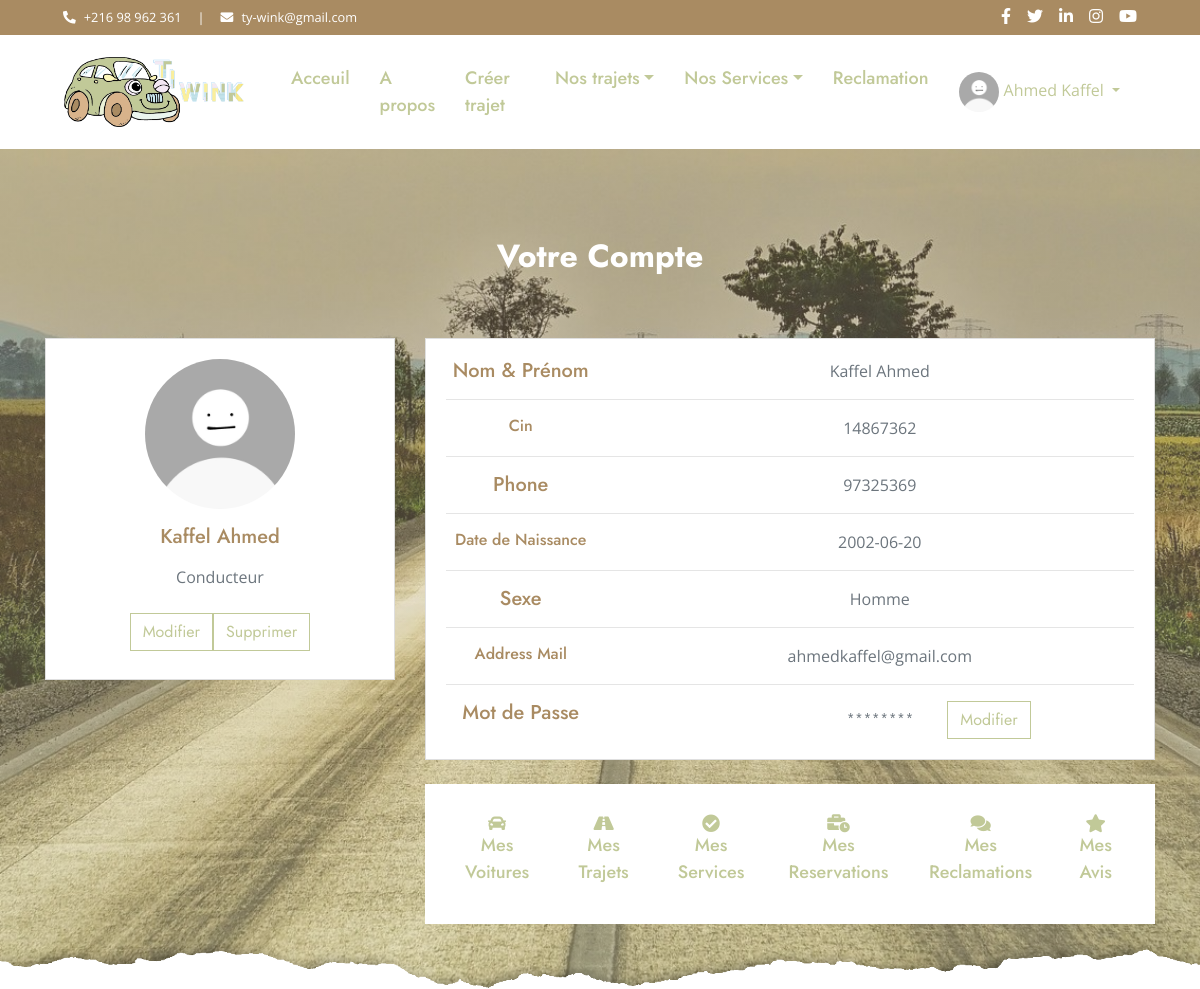
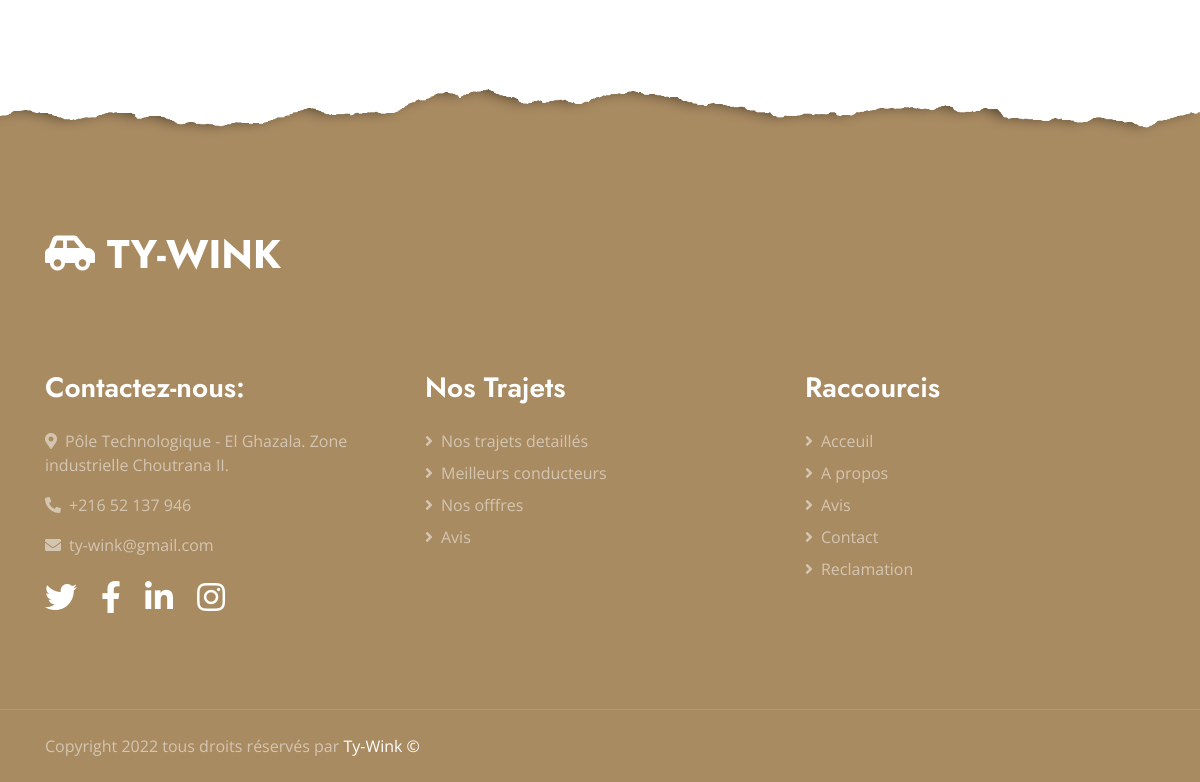
The page /view/compteclient.php (signed in) on the database its author committed (2 pictures, top to bottom).
### tables this page shows
CREATE TABLE `user` (
  `cin` int(11) NOT NULL,
  `nom` varchar(30) NOT NULL,
  `prenom` varchar(30) NOT NULL,
  `phone` int(11) NOT NULL,
  `dob` date NOT NULL,
  `sexe` int(11) NOT NULL,
  `email` varchar(40) NOT NULL,
  `mdp` varchar(32) NOT NULL,
  `nbpassager` int(11) DEFAULT NULL,
  `nbvoiture` int(11) DEFAULT NULL,
  `nbconduire` int(11) DEFAULT NULL,
  `pdp` int(11) NOT NULL,
  `service1` int(11) DEFAULT NULL,
  `service2` int(11) DEFAULT NULL,
  `service3` int(11) DEFAULT NULL,
  `tarif` int(11) DEFAULT NULL
);

### controller/userc.php (called while the page is built, shortened)
<?php
class userc
{
    public function listusers ()
    {
        $sql='SELECT * FROM user';
        $base= config::getConnexion();
        try
            {
                $liste = $base->query($sql);
                return $liste;
            }
      catch(PDOException $e)
           { die('erreur:' . $e->getMessage());}
    }
}
?>

### view/compteclient.php (the view, shortened to what this page needs)
<html>
<head>
    <link href="https://cdnjs.cloudflare.com/ajax/libs/font-awesome/5.10.0/css/all.min.css" rel="stylesheet">
    <link href="../lib/owlcarousel/assets/owl.carousel.min.css" rel="stylesheet">
    <link href="../css/style.css" rel="stylesheet">
</head>
<body>
    <div class="container-fluid bg-dark">
        <div class="row py-2 px-lg-5">
            <div class="col-lg-6 text-center text-lg-left mb-2 mb-lg-0">
                <div class="d-inline-flex align-items-center text-white">
                    <small><i class="fa fa-phone-alt mr-2"></i>+216 98 962 361</small>
                    <small class="px-3">|</small>
                    <small><i class="fa fa-envelope mr-2"></i>ty-wink@gmail.com</small>
                </div>
            </div>
            <div class="col-lg-6 text-center text-lg-right">
                <div class="d-inline-flex align-items-center">
                    <a class="text-white px-2" href="https://www.facebook.com/hayder.abdellaoui.9">
                        <i class="fab fa-facebook-f"></i>
                    </a>
                    <a class="text-white px-2" href="https://www.facebook.com/hayder.abdellaoui.9">
                        <i class="fab fa-twitter"></i>
                    </a>
                    <a class="text-white px-2" href="https://www.facebook.com/hayder.abdellaoui.9">
                        <i class="fab fa-linkedin-in"></i>
                    </a>
                    <a class="text-white px-2" href="https://www.facebook.com/hayder.abdellaoui.9">
                        <i class="fab fa-instagram"></i>
                    </a>
                    <a class="text-white pl-2" href="https://www.facebook.com/hayder.abdellaoui.9">
                        <i class="fab fa-youtube"></i>
                    </a>
                </div>
            </div>
        </div>
    </div>
<?php
include 'headerClient.php';
include '../controller/userc.php';
if($_SESSION!=null)
{
$userc= new userc();
$list = $userc->listusers();
foreach ($list as $user)
 { if ($user['cin']==$_SESSION["cin"])
    {
        if (($user['nbpassager']==null) && ($user['nbconduire']==null))
                                                $type='Client';
                                                else if (($user['nbpassager']!=null) && ($user['nbconduire']==null))
                                                $type='Passager';
                                                else if (($user['nbpassager']==null) && ($user['nbconduire']!=null))
                                                $type='Conducteur';
                                                else $type='Conducteur
                                                            Passager';
        if ($user['sexe']==0)
        $sexe='Femme';
        else $sexe='Homme';
        $nbpdp=$_SESSION["pdp"];
?>
<div class="jumbotron jumbotron-fluid position-relative overlay-bottom " style="margin-bottom: 80px;">
  <div class="container my-0 py-0 " >
    <div class="row " >
      <div class="container text-center my-0 py-0">
            <h2 class="text-white mt-4 mb-4">Votre Compte <br><br></h2>
</div>
    </div>
    <div class="row">
      <div class="col-lg-4">
        <div class="card mb-4">
          <div class="card-body text-center">
            <img src="../img/avatar<?=$nbpdp;?>.png" alt="avatar<?=$nbpdp;?>"
              class="rounded-circle img-fluid" style="width: 150px;">
            <h5 class="my-3"><?= $user['nom'];?>  <?= $user['prenom'];?></h5>
            <p class="text-muted mb-4"><?= $type?></p>
            <div class="d-flex justify-content-center mb-2">
            <a href="modifierclient.php"><button type="button" class="btn btn-outline-primary" value="update">Modifier</button></a>
            <?php if ($user['cin']!='33355544') { ?><a href="supprimerclient.php"><button type="button" class="btn btn-outline-primary ms-1">Supprimer</button></a><?php }?>
            </div>
          </div>
        </div>
      </div>
      <div class="col-lg-8">
        <div class="card mb-4">
          <div class="card-body">
            <div class="row">
              <div class="col-sm-3 text-center">
              <h5 class="my-0">Nom & Prénom</h5>
              </div>
              <div class="col-sm-9 text-center">
                <p class="text-muted mb-0"><?= $user['nom'];?>  <?= $user['prenom'];?></p>
              </div>
            </div>
            <hr>
            <div class="row">
              <div class="col-sm-3 text-center">
              <h6 class="my-0">Cin</h6>
              </div>
              <div class="col-sm-9 text-center">
                <p class="text-muted mb-0"><?= $user['cin'];?></p>
              </div>
            </div>
            <hr>
            <div class="row">
              <div class="col-sm-3 text-center">
              <h5 class="my-0">Phone</h5>
              </div>
              <div class="col-sm-9 text-center">
                <p class="text-muted mb-0"><?= $user['phone'];?></p>
              </div>
            </div>
            <hr>
            <div class="row">
              <div class="col-sm-3 text-center">
              <h6 class="my-0">Date de Naissance</h6>
              </div>
              <div class="col-sm-9 text-center">
                <p class="text-muted mb-0"><?= $user['dob'];?></p>
              </div>
            </div>
            <hr>
            <div class="row">
              <div class="col-sm-3 text-center">
              <h5 class="my-0">Sexe</h5>
              </div>
              <div class="col-sm-9 text-center">
                <p class="text-muted mb-0"><?= $sexe;?></p>
              </div>
            </div>
            <hr>
            <div class="row">
              <div class="col-sm-3 text-center">
              <h6 class="my-0">Address Mail</h6>
              </div>
              <div class="col-sm-9 text-center">
                <p class="text-muted mb-0"><?= $user['email'];?></p>
              </div>
            </div>
            <hr>
            <div class="row">
              <div class="col-sm-3 text-center">
              <h5 class="my-0">Mot de Passe</h5>
              </div>
              <div class="col-sm-9 text-center">
                <pre class="text-muted mb-0">              ********    <a href="modifiermdpclient.php"><input type="submit" value="Modifier" class="btn btn-outline-primary m-0"></a></pre>
              </div>
            </div>
          </div>
        </div>
        <?php if ($user['cin']!='33355544') { ?>
        <nav class="navbar navbar-expand-lg bg-white navbar-light py-0 py-lg-0 px-lg-0 text-center">
            <div class="collapse navbar-collapse justify-content-between px-lg-3" id="navbarCollapse">
                <div class="navbar-nav mx-auto py-0">
                <div class="d-flex justify-content-between mb-2">
                    <a href="listvoiturecond.php" class="nav-item nav-link"><i class="fa fa-car"></i> <br>Mes Voitures</a>
                    <a href="listtrajetcond.php" class="nav-item nav-link "><i class="fa fa-road"></i> <br>Mes Trajets</a>
                    <a href="affichageservice.php" class="nav-item nav-link "><i class="fa fa-check-circle"></i> <br>Mes Services</a>
                    <a href="affichertouslesres.php" class="nav-item nav-link"><i class="fa fa-business-time"></i> <br>Mes Reservations</a>
                    <a href="reclamationadmin.php" class="nav-item nav-link"><i class="fa fa-comments"></i> <br>Mes Reclamations</a>
                    <a href="avisadmin.php" class="nav-item nav-link"><i class="fa fa-star"></i> <br>Mes Avis</a>
                    </div>
              </div>
        </nav> <?php } ?>
    </div>
    </div>
  </div>
</div>
<?php
 }
}
include 'footerClient.php';
?>
</body>
</html>
<?php
}
?>

### rows shown on the page
user: nom "Kaffel", prenom "Ahmed", type "Conducteur", shows "Supprimer", cin "14867362", phone "97325369", dob "2002-06-20", sexe "Homme", email "ahmedkaffel@gmail.com", shows "Mes Voitures"

### other values the page prints
$_SESSION['prenom'] "Ahmed"
$_SESSION['nom'] "Kaffel"
